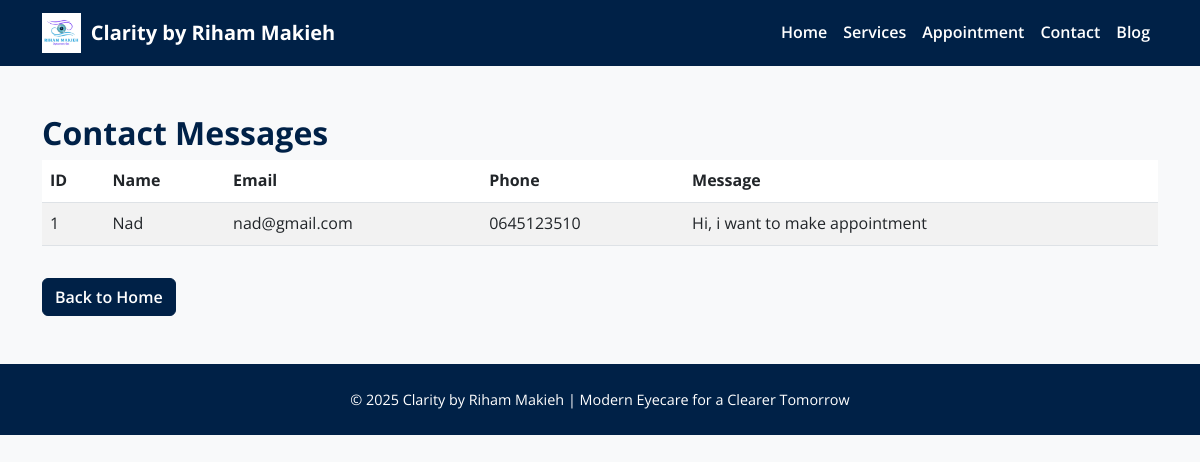
Page /view-contacts on the committed database.
### tables this page shows
CREATE TABLE contacts (
                id INTEGER PRIMARY KEY AUTOINCREMENT,
                name TEXT,
                email TEXT,
                phone TEXT,
                message TEXT
            );

### app.py (the view)
@app.route('/view-contacts')
def view_contacts():
    conn = sqlite3.connect('appointments.db')
    c = conn.cursor()
    c.execute("SELECT id, name, email, phone, message FROM contacts")
    contacts = c.fetchall()
    conn.close()
    return render_template('view_contacts.html', contacts=contacts)

### templates/view_contacts.html
{% extends "base.html" %}
{% block content %}
<h2>Contact Messages</h2>
{% if contacts %}
    <table class="table table-striped">
        <thead>
            <tr>
                <th>ID</th>
                <th>Name</th>
                <th>Email</th>
                <th>Phone</th>
                <th>Message</th>
            </tr>
        </thead>
        <tbody>
            {% for c in contacts %}
            <tr>
                <td>{{ c[0] }}</td>
                <td>{{ c[1] }}</td>
                <td>{{ c[2] }}</td>
                <td>{{ c[3] }}</td>
                <td>{{ c[4] }}</td>
            </tr>
            {% endfor %}
        </tbody>
    </table>
{% else %}
    <p>No contact messages found.</p>
{% endif %}
<a href="{{ url_for('home') }}" class="btn btn-primary mt-3">Back to Home</a>
{% endblock %}

### static/style.css (style rules this page uses)
:root { --blue: #002147; --purple: #6A0DAD; --light: #f8f9fa; --dark: #343a40; --white: #ffffff; --gray: #6c757d; --gray-light: #e9ecef; }
body { font-family: 'Open Sans', sans-serif; background-color: var(--light); color: var(--dark); margin: 0; padding: 0; line-height: 1.6; }
.btn-primary { background-color: var(--blue); border-color: var(--blue); transition: background-color 0.3s ease, border-color 0.3s ease; font-weight: 600; }
h1, h2, h3 { color: var(--blue); font-weight: 700; }
a { color: var(--blue); text-decoration: none; transition: color 0.3s ease; }

### rows in the picture
contacts: id "1", name "Nad", email "nad@gmail.com", phone "0645123510", message "Hi, i want to make appointment"

### other values in the picture
{{ 2025 }} "2025"
